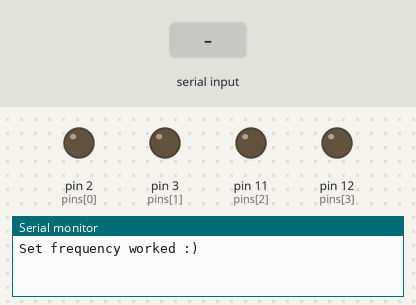
The sketch below on a simulated Arduino Uno, built with avr-gcc and run on an emulated ATmega328P. Parts: output pins drawn as LEDs (lit = HIGH), the last lines printed to the serial monitor. Inputs (shaded band) come from the test bench.

Above: at 1.2 s.
1.3 s: "1,90\n" received over Serial
At 1.8 s:
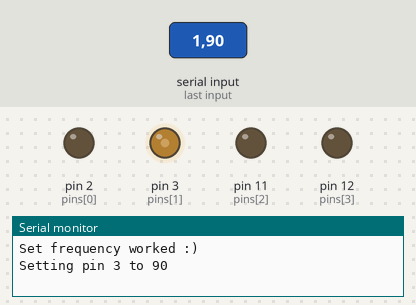
Timing chart, 0 to 4.3 s (numbered marks = the images above; inputs shaded):
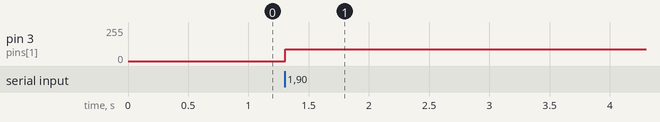

The sketch:

PWM-filter-test.ino
```cpp
#include "TimerOne.h"
#include "TimerThree.h"
#include "PWM.h"

#define PCOUNT 4

int pins[PCOUNT] = {2, 3, 11, 12};
void setup()
{
  InitTimersSafe();
  Timer1.initialize(500); //uS
  Timer3.initialize(500);

  Serial.begin(9600);
  Serial.setTimeout(100000);

  bool success = true;
  for(int p = 0; p < PCOUNT; p++)
  {
    pinMode(pins[p], OUTPUT);
    analogWrite(pins[p], 0);
  }

  if(success)
    Serial.println("Set frequency worked :)");
  else
    Serial.println("Set frequency failed :(");
}

void loop()
{
  int p = Serial.parseInt();
  int v = Serial.parseInt();
  Serial.print("Setting pin ");
  Serial.print(pins[p]);
  Serial.print(" to ");
  Serial.println(v);
  analogWrite(pins[p], v);
}
```

Measured:
- after the input at 1.3 s, pin 3 (pins[1]): 0/255 → 90/255 at once
